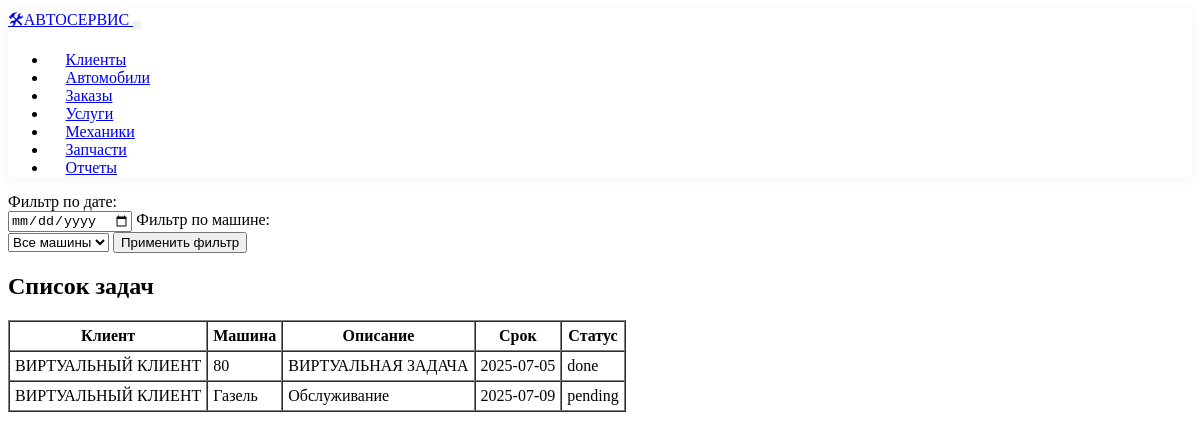
/tasks/taskslist.php, run on the app's committed database.
### tables this page shows
CREATE TABLE `tasks` (
  `id` int NOT NULL,
  `client_id` int NOT NULL,
  `car_id` int DEFAULT NULL,
  `description` text NOT NULL,
  `due_date` date NOT NULL,
  `status` enum('pending','done') DEFAULT 'pending',
  `created_at` datetime DEFAULT CURRENT_TIMESTAMP
);

CREATE TABLE `clients` (
  `id` int NOT NULL,
  `name` varchar(100) NOT NULL,
  `phone` varchar(20) DEFAULT NULL
);

CREATE TABLE `cars` (
  `id` int NOT NULL,
  `client_id` int DEFAULT NULL,
  `make` varchar(50) NOT NULL,
  `model` varchar(50) NOT NULL,
  `year` year DEFAULT NULL,
  `vin` varchar(17) DEFAULT NULL,
  `license_plate` varchar(15) DEFAULT NULL
);

### tasks/taskslist.php (the view, shortened to what this page needs)
<?php
require 'autoservice/includes/db.php';
require_once 'autoservice/includes/navbar.php';
$filter_date = $_GET['due_date'] ?? '';
$sql = "SELECT t.id, t.description, t.due_date, t.status, c.name AS client_name, car.model AS car_model
        FROM tasks t
        JOIN clients c ON t.client_id = c.id
        LEFT JOIN cars car ON t.car_id = car.id
        WHERE 1=1";
$params = [];
$sql .= " ORDER BY t.due_date ASC";
$stmt = $pdo->prepare($sql);
$stmt->execute($params);
$tasks = $stmt->fetchAll(PDO::FETCH_ASSOC);
?>
<form method="GET">
    <label>Фильтр по дате:<br>
        <input type="date" name="due_date" value="<?= htmlspecialchars($filter_date) ?>">
    </label>
    <label>Фильтр по машине:<br>
        <select name="car_id">
            <option value="">Все машины</option>
        </select>
    </label>
    <button type="submit">Применить фильтр</button>
</form>
<h2>Список задач</h2>
<table border="1" cellpadding="5" cellspacing="0">
    <tr>
        <th>Клиент</th>
        <th>Машина</th>
        <th>Описание</th>
        <th>Срок</th>
        <th>Статус</th>
    </tr>
    <?php if ($tasks): ?>
        <?php foreach ($tasks as $task): ?>
            <tr>
                <td><?= htmlspecialchars($task['client_name']) ?></td>
                <td><?= htmlspecialchars($task['car_model'] ?? '-') ?></td>
                <td><?= htmlspecialchars($task['description']) ?></td>
                <td><?= htmlspecialchars($task['due_date']) ?></td>
                <td><?= htmlspecialchars($task['status']) ?></td>
            </tr>
        <?php endforeach; ?>
    <?php else: ?>
        <tr><td colspan="5">Задачи не найдены</td></tr>
    <?php endif; ?>
</table>

### data on the page
tasks: client.name "ВИРТУАЛЬНЫЙ КЛИЕНТ", car.model "80", description "ВИРТУАЛЬНАЯ ЗАДАЧА", due_date "2025-07-05", status "done"
tasks: client.name "ВИРТУАЛЬНЫЙ КЛИЕНТ", car.model "Газель", description "Обслуживание", due_date "2025-07-09", status "pending"
